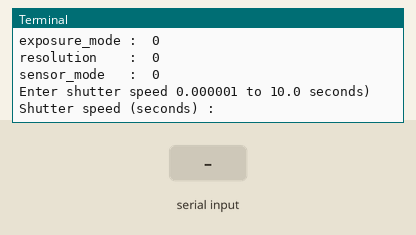
Recording of a program running on a simulated Raspberry Pi (BCM pin numbers). Shown: the last lines printed to the terminal. The test bench sets the inputs (shaded band). The camera gives no picture and a still takes 0.5 s.

Above: at 1.2 s.
1.3 s: "0" typed at the terminal, then Enter
At 2.1 s:
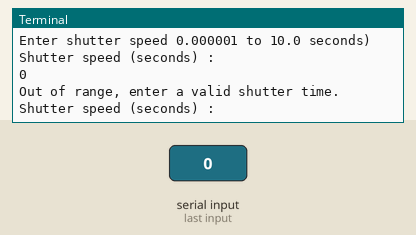
2.8 s: "5" typed at the terminal, then Enter
At 3.2 s:
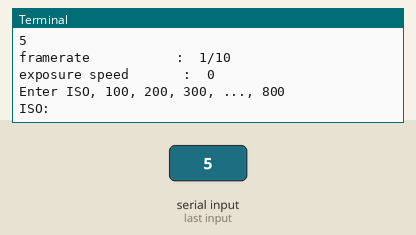
4.3 s: "90" typed at the terminal, then Enter
At 5.5 s:
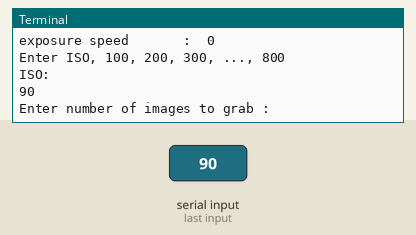
5.8 s: "200" typed at the terminal, then Enter
At 6.7 s:
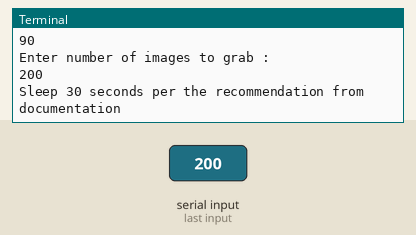
Timing chart, 0 to 8.3 s (numbered marks = the images above; inputs shaded):
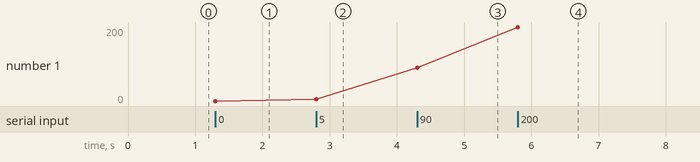

The program:

raspberryPiCameraCaptureSingleImages.py
```python
'''

This is intended to be used with the Raspberry Pi camera.
The software is being testing firest on a Raspberry Pi Zero
but 'should' run on either a RaspberryPi 2/3/4 using the
Raspberry Pi camera using the camera port.

'''

from picamera import PiCamera
from time import sleep
from fractions import Fraction

print 'Running program: captureImages'

camera = PiCamera()

print 'Done with camera constructor'

loopForever = True
while loopForever:

    print 'framerate     : ', camera.framerate
    print 'shutter speed : ', camera.shutter_speed
    print 'iso           : ', camera.iso
    print 'exposure_mode : ', camera.exposure_mode
    print 'resolution    : ', camera.resolution
    print 'sensor_mode   : ', camera.sensor_mode

# Force sensor mode 4 (the long exposure mode), set
# the framerate to 1/6fps, the shutter speed to 6s,

#    print 'Defaulting to 1640x1232 resolution'
#    print '              1/10 hertz frame rate'
#    print '              sensor_mode is 4'

#    camera.resolution  = (1640, 1232)
#    camera.sensor_mode = 4

    camera.resolution  = (640, 480)
    camera.sensor_mode = 7

# Changing resolution to 1640x1232 for telescope

    print 'Enter shutter speed 0.000001 to 10.0 seconds)'
    checkInput = True
    while checkInput:
        shutterSpeedSeconds  = input('Shutter speed (seconds) : ')
        if shutterSpeedSeconds < 0.0000001 or shutterSpeedSeconds > 10.0:
            print 'Out of range, enter a valid shutter time.'
        else:
            checkInput = False

# Set framerate based on the shutter speed.

    newFrameRate = 2.0 * shutterSpeedSeconds

    if newFrameRate < 0.250:
        camera.framerate = Fraction(2,1)
        print 'framerate           : ', camera.framerate
    elif newFrameRate < 0.500:
        camera.framerate = Fraction(1,1)
        print 'framerate           : ', camera.framerate
    elif newFrameRate < 1.0:
        camera.framerate = Fraction(1,2)
        print 'framerate           : ', camera.framerate
    elif newFrameRate < 2.5:
        camera.framerate = Fraction(1,5)
        print 'framerate           : ', camera.framerate
    else:
        camera.framerate = Fraction(1,10)
        print 'framerate           : ', camera.framerate

    camera.shutter_speed = int(shutterSpeedSeconds * 1000000.0)
    print 'exposure speed       : ', camera.exposure_speed

    print 'Enter ISO, 100, 200, 300, ..., 800'
    camera.iso = input('ISO: ')

    numberOfImages = input('Enter number of images to grab : ')

# Mode 4 for the V2 will do a 2x2 binning, a resolution of 1640x1233,
#        support framerates of 1/10 to 15 frames per seconds,
#        and uses the entire frame.


# Give the camera a good long time to set gains and
# measure AWB (you may wish to use fixed AWB instead)

    print 'Sleep 30 seconds per the recommendation from documentation'
    sleep (30)

    camera.exposure_mode = 'off'

    print 'framerate           : ', camera.framerate
    print 'shutterSpeedSeconds : ', shutterSpeedSeconds
    print 'shutter speed       : ', camera.exposure_speed
    print 'iso                 : ', camera.iso
    print 'exposure_mode       : ', camera.exposure_mode
    print 'resolution          : ', camera.resolution
    print 'sensor_mode         : ', camera.sensor_mode

    try:
        print 'Enter loop to grab ', numberOfImages, 'images:'
        for i, filename in enumerate(
#                camera.capture_continuous(
#                    '/home/pi/AstroImages/TestingPiCamera/image-{timestamp:%Y-%m-%d-%H-%M-%S-%f}.png')):
                camera.capture_continuous(
                    '/home/pi/git/piZeroCamera/images/image-{timestamp:%Y-%m-%d-%H-%M-%S-%f}.png')):
            print(filename)
            if i == numberOfImages-1:
                break
    except:
        print 'except section hit'
        #    print 'call camera.close()'
        #    camera.close()
    finally:
        print 'finally section hit'

    x = input ('Enter 0 to quit, anything else to continue : ')
    if x == 0:
        loopForever = False

    camera.exposure_mode = 'auto'

# camera.close()

print 'end of the program'
```

Measured:
- after the input at 1.3 s, the terminal: prints a new line at once (image 1)
- after the input at 2.8 s, the terminal: prints a new line at once (image 2)
- after the input at 4.3 s, the terminal: prints a new line at once (image 3)
- after the input at 5.8 s, the terminal: prints a new line at once (image 4)
- plotted number 1: 0 → 5 after the input at 2.8 s, 5 → 90 after the input at 4.3 s
